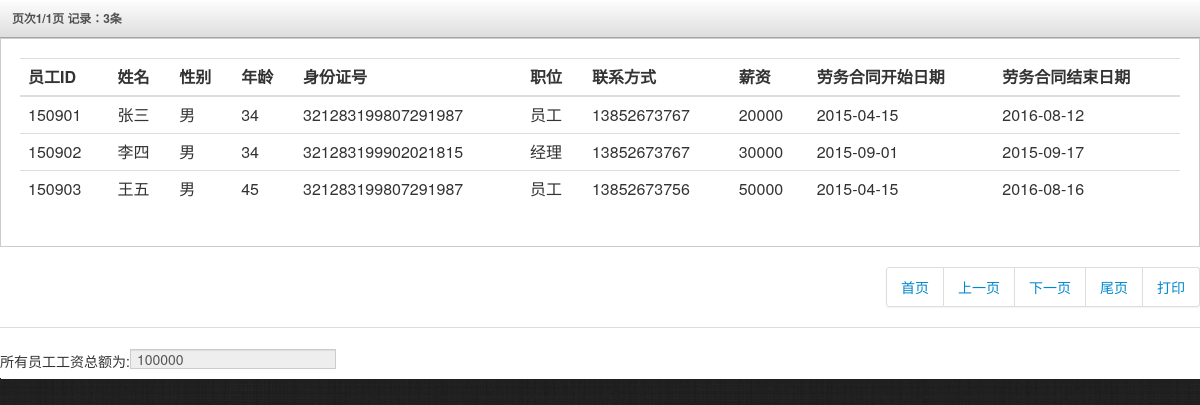
Page /newRes/staff_info.php (signed in) on the committed database.
### tables this page shows
CREATE TABLE `staff` (
  `staffID` bigint(20) NOT NULL,
  `name` varchar(50) NOT NULL,
  `sex` varchar(2) default NULL,
  `age` int(11) default NULL,
  `identityCardID` varchar(50) NOT NULL,
  `position` varchar(100) default NULL,
  `phone` varchar(20) NOT NULL,
  `wage` int(11) default NULL,
  `startWorkTime` date NOT NULL,
  `endWorkTime` date default NULL,
  PRIMARY KEY  (`staffID`)
);

### newRes/staff_info.php (the view, shortened to what this page needs)
<?php
	if(isset($_GET['page'])){
		$page=$_GET['page'];
	}
	else{
		$page=1;
	}
	$page_count=20;
	$sql=mysql_query("select * from staff");
	$row=mysql_num_rows($sql);
	$page_page=ceil($row/$page_count);
	$last_record=($page-1)*$page_count;
?>
<link rel="stylesheet" type="text/css" href="lib/bootstrap/css/bootstrap.css">
<link rel="stylesheet" type="text/css" href="stylesheets/theme.css">
<link rel="stylesheet" href="lib/font-awesome/css/font-awesome.css">
<body onLoad="Resize('main_info','main');">
<div id="main">
    <a href="#page-stats" class="block-heading" data-toggle="collapse">页次<?php echo $page;?>/<?php echo $page_page;?>页 记录：<?php echo $row;?>条</a>
    	  <div class="well" style="padding:0px; border:0px;">
            <div id="page_stats" class="well" style="margin:0px;">
                <table class="table">
                <thread>
                    <tr>
                        <th>员工ID</th>
                        <th>姓名</th>
                        <th>性别</th>
                        <th>年龄</th>
                        <th>身份证号</th>
                        <th>职位</th>
                        <th>联系方式</th>
                        <th>薪资</th>
                        <th>劳务合同开始日期</th>
                        <th>劳务合同结束日期</th>
                    </tr>
                </thread>
                <tbody>
                <?php
                      $sqls=mysql_query("select * from staff limit $last_record,$page_count");
                      $array=mysql_fetch_array($sqls);
                      do{
                ?>
                <tr>
                    <td><?php echo $array['staffID'];?></td>
                    <td><?php echo $array['name'];?></td>
                    <td><?php echo $array['sex'];?></td>
                    <td><?php echo $array['age'];?></td>
                    <td><?php echo $array['identityCardID'];?></td>
                    <td><?php echo $array['position'];?></td>
                    <td><?php echo $array['phone'];?></td>
                    <td><?php echo $array['wage'];?></td>
                    <td><?php echo $array['startWorkTime'];?></td>
                    <td><?php echo $array['endWorkTime'];?></td>
                </tr>
                <?php
                }while($array=mysql_fetch_array($sqls));
                ?>
                </tbody>
                </table>
        </div>
        <div class="pagination" >
            <ul style="float:right;">
              <li><a href="staff_info.php?page=1">首页</a> </li>
              <li><a href="staff_info.php?page=<?php if($page==1){echo $page=1; }else{ echo $page-1; }?>">上一页</a></li>
              <li><a href="staff_info.php?page=<?php if($page<$page_page){echo $page+1;}else{ echo $page_page;}?>">下一页</a></li>
              <li><a href="staff_info.php?page=<?php echo $page_page;?>">尾页</a></li>
              <li><a href="#" onClick="stamp('page_stats');">打印</a></li>
            </ul>
         </div>
         <?php
				$sql1=mysql_query("select sum(wage) as sumprice from staff");
				$info=mysql_fetch_array($sql1);
?>
<hr/>
所有员工工资总额为:<input type="text" value="<?php echo $info[0];?>" disabled/>
           </div>
     </div>

### newRes/stylesheets/theme.css (style rules this page uses)
body { background: #222; background-image: url('../images/black-Linen.png'); background-position: initial initial; background-repeat: initial initial; margin: 0px; padding: 0px; }
hr { border-top: 1px solid #ddd; border-bottom: 1px solid #fff; }
.block-heading { border-bottom: 1px solid #a6a6a6; border-left: none; color: #505050; display: block; margin-bottom: 0px; text-shadow: none; text-transform: none; font-weight: bold; font-size: .85em; line-height: 3em; }
p.block-heading, a.block-heading, .block-heading a { color: #505050; background: #dddddd; background: -webkit-gradient(linear, left bottom, left top, color-stop(0, #dddddd), color-stop(1, #fafafa)); background: -ms-linear-gradient(bottom, #dddddd, #fafafa); background: -moz-linear-gradient(center bottom, #dddddd 0%, #fafafa 100%); background: -o-linear-gradient(bottom, #dddddd, #fafafa); filter: progid:dximagetransform.microsoft.gradient(startColorStr='#e6e6e6', EndColorStr='#ffffff'); -ms-filter: "progid:DXImageTransform.Microsoft.gradient(startColorStr='#fafafa',EndColorStr='#dddddd')"; display: block; padding-left: 1em; border-top: 1px solid #fff; outline: none; }
.well { background-color: #fff; border: 1px solid #ccc; -webkit-box-shadow: 1px 1px 0px #ffffff; -moz-box-shadow: 1px 1px 0px #ffffff; box-shadow: 1px 1px 0px #ffffff; -webkit-border-radius: 0px; -moz-border-radius: 0px; border-radius: 0px; -moz-background-clip: padding; -webkit-background-clip: padding-box; background-clip: padding-box; }
input[type="text"], input[type="password"] { -webkit-border-radius: 0px; -moz-border-radius: 0px; border-radius: 0px; -moz-background-clip: padding; -webkit-background-clip: padding-box; background-clip: padding-box; }

### rows in the picture
staff: staffID "150901", name "张三", sex "男", age "34", identityCardID "321283199807291987", position "员工", phone "13852673767", wage "20000", startWorkTime "2015-04-15", endWorkTime "2016-08-12"
staff: staffID "150902", name "李四", sex "男", age "34", identityCardID "321283199902021815", position "经理", phone "13852673767", wage "30000", startWorkTime "2015-09-01", endWorkTime "2015-09-17"
staff: staffID "150903", name "王五", sex "男", age "45", identityCardID "321283199807291987", position "员工", phone "13852673756", wage "50000", startWorkTime "2015-04-15", endWorkTime "2016-08-16"

### other values in the picture
$page "1"
$page_page "1"
$row "3"
